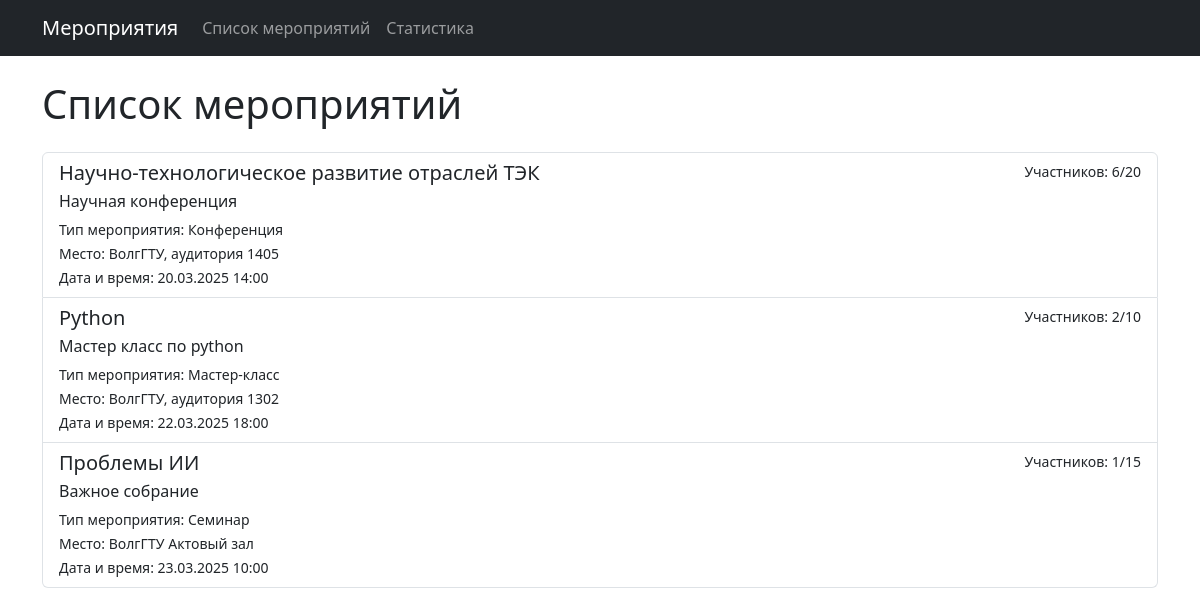
Screenshot of /events/ with the database file from the repository.
### events/models.py (models this page shows, shortened)
class Event(models.Model):
    EVENT_TYPES = [
        ('conference', 'Конференция'),
        ('seminar', 'Семинар'),
        ('workshop', 'Мастер-класс'),
        ('other', 'Другое'),
    ]
    title = models.CharField(max_length=255, verbose_name="Название конференции", default="Без названия")
    type = models.CharField(max_length=50, choices=EVENT_TYPES, verbose_name="Тип мероприятия")
    date = models.DateTimeField(verbose_name="Дата и время проведения")
    location = models.CharField(max_length=255, verbose_name="Место проведения")
    description = models.TextField(verbose_name="Описание мероприятия")
    max_participants = models.PositiveIntegerField(verbose_name="Максимальное количество участников")
    participants_count = models.PositiveIntegerField(default=0, verbose_name="Количество участников")

### events/views.py (the view)
# urls.py: path('', views.event_list, name='event_list'),
def event_list(request):
    events = Event.objects.all()  # Получаем все мероприятия из базы данных
    return render(request, 'events/event_list.html', {'events': events})

### events/templates/events/event_list.html
{% extends 'events/base.html' %}
{% block content %}
<h1 class="mb-4">Список мероприятий</h1>
<div class="list-group">
    {% for event in events %}
        <a href="{% url 'event_detail' event.id %}" class="list-group-item list-group-item-action">
            <div class="d-flex w-100 justify-content-between">
                <h5 class="mb-1">{{ event.title }}</h5>
                <small>Участников: {{ event.participants_count }}/{{ event.max_participants }}</small>
            </div>
            <p class="mb-1">{{ event.description }}</p>
            <small>Тип мероприятия: {{ event.get_type_display }}</small><br>
            <small>Место: {{ event.location }}</small><br>
            <small>Дата и время: {{ event.date|date:"d.m.Y H:i" }}</small>
        </a>
    {% empty %}
        <div class="alert alert-info" role="alert">
            Нет доступных мероприятий.
        </div>
    {% endfor %}
</div>
{% endblock %}

### rows the page displays
Event: title "Научно-технологическое развитие отраслей ТЭК", participants_count "6", max_participants "20", description "Научная конференция", type "Конференция", location "ВолгГТУ, аудитория 1405", date "20.03.2025 14:00"
Event: title "Python", participants_count "2", max_participants "10", description "Мастер класс по python", type "Мастер-класс", location "ВолгГТУ, аудитория 1302", date "22.03.2025 18:00"
Event: title "Проблемы ИИ", participants_count "1", max_participants "15", description "Важное собрание", type "Семинар", location "ВолгГТУ Актовый зал", date "23.03.2025 10:00"
